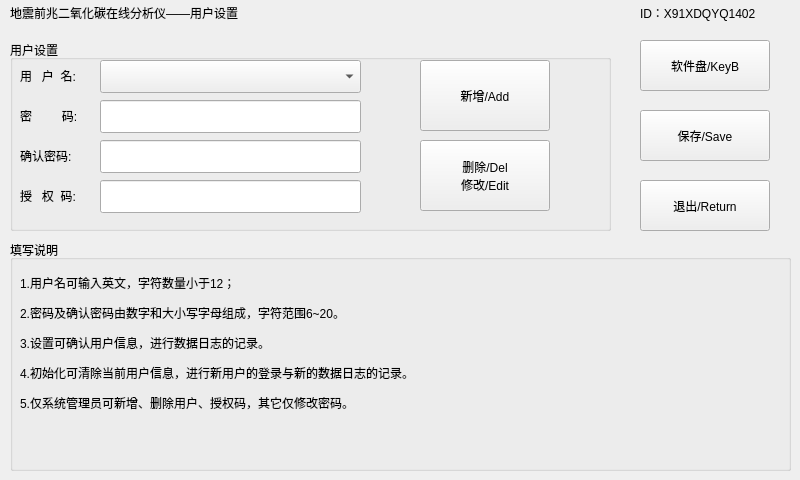
<?xml version="1.0" encoding="UTF-8"?>
<ui version="4.0">
 <class>UserSetting</class>
 <widget class="QWidget" name="UserSetting">
  <property name="geometry">
   <rect>
    <x>0</x>
    <y>0</y>
    <width>800</width>
    <height>480</height>
   </rect>
  </property>
  <property name="windowTitle">
   <string>Form</string>
  </property>
  <widget class="QGroupBox" name="groupBox_1">
   <property name="geometry">
    <rect>
     <x>10</x>
     <y>40</y>
     <width>601</width>
     <height>191</height>
    </rect>
   </property>
   <property name="title">
    <string>用户设置</string>
   </property>
   <widget class="QLabel" name="label_name">
    <property name="geometry">
     <rect>
      <x>10</x>
      <y>20</y>
      <width>98</width>
      <height>31</height>
     </rect>
    </property>
    <property name="text">
     <string>用   户  名:</string>
    </property>
   </widget>
   <widget class="QLabel" name="label_password">
    <property name="geometry">
     <rect>
      <x>10</x>
      <y>60</y>
      <width>98</width>
      <height>31</height>
     </rect>
    </property>
    <property name="text">
     <string>密         码:</string>
    </property>
   </widget>
   <widget class="QLabel" name="label_repassword">
    <property name="geometry">
     <rect>
      <x>10</x>
      <y>100</y>
      <width>98</width>
      <height>31</height>
     </rect>
    </property>
    <property name="text">
     <string>确认密码:</string>
    </property>
   </widget>
   <widget class="QLineEdit" name="lineEdit_password">
    <property name="geometry">
     <rect>
      <x>90</x>
      <y>60</y>
      <width>261</width>
      <height>33</height>
     </rect>
    </property>
   </widget>
   <widget class="QLineEdit" name="lineEdit_repassword">
    <property name="geometry">
     <rect>
      <x>90</x>
      <y>100</y>
      <width>261</width>
      <height>33</height>
     </rect>
    </property>
   </widget>
   <widget class="QPushButton" name="pushButton_usersetHelp">
    <property name="geometry">
     <rect>
      <x>410</x>
      <y>20</y>
      <width>130</width>
      <height>71</height>
     </rect>
    </property>
    <property name="text">
     <string>新增/Add</string>
    </property>
   </widget>
   <widget class="QPushButton" name="pushButton_userseting">
    <property name="geometry">
     <rect>
      <x>410</x>
      <y>100</y>
      <width>130</width>
      <height>71</height>
     </rect>
    </property>
    <property name="text">
     <string>删除/Del
修改/Edit</string>
    </property>
   </widget>
   <widget class="QLineEdit" name="lineEdit_number">
    <property name="geometry">
     <rect>
      <x>90</x>
      <y>140</y>
      <width>261</width>
      <height>33</height>
     </rect>
    </property>
   </widget>
   <widget class="QLabel" name="label_number">
    <property name="geometry">
     <rect>
      <x>10</x>
      <y>140</y>
      <width>121</width>
      <height>31</height>
     </rect>
    </property>
    <property name="text">
     <string>授   权  码:</string>
    </property>
   </widget>
   <widget class="QComboBox" name="comboBox_username">
    <property name="geometry">
     <rect>
      <x>90</x>
      <y>20</y>
      <width>261</width>
      <height>33</height>
     </rect>
    </property>
   </widget>
  </widget>
  <widget class="QPushButton" name="pushButton_initialization">
   <property name="geometry">
    <rect>
     <x>640</x>
     <y>40</y>
     <width>130</width>
     <height>51</height>
    </rect>
   </property>
   <property name="text">
    <string>软件盘/KeyB</string>
   </property>
  </widget>
  <widget class="QPushButton" name="pushButton_saveandexit">
   <property name="geometry">
    <rect>
     <x>640</x>
     <y>180</y>
     <width>130</width>
     <height>51</height>
    </rect>
   </property>
   <property name="text">
    <string>退出/Return</string>
   </property>
  </widget>
  <widget class="QWidget" name="widget" native="true">
   <property name="geometry">
    <rect>
     <x>0</x>
     <y>0</y>
     <width>801</width>
     <height>31</height>
    </rect>
   </property>
   <widget class="QLabel" name="label">
    <property name="geometry">
     <rect>
      <x>10</x>
      <y>0</y>
      <width>441</width>
      <height>25</height>
     </rect>
    </property>
    <property name="text">
     <string>地震前兆二氧化碳在线分析仪——用户设置</string>
    </property>
   </widget>
   <widget class="QLabel" name="label_2">
    <property name="geometry">
     <rect>
      <x>640</x>
      <y>0</y>
      <width>221</width>
      <height>25</height>
     </rect>
    </property>
    <property name="text">
     <string>ID：X91XDQYQ1402</string>
    </property>
   </widget>
  </widget>
  <widget class="QPushButton" name="pushButton_save">
   <property name="geometry">
    <rect>
     <x>640</x>
     <y>110</y>
     <width>130</width>
     <height>51</height>
    </rect>
   </property>
   <property name="text">
    <string>保存/Save</string>
   </property>
  </widget>
  <widget class="QGroupBox" name="groupBox">
   <property name="geometry">
    <rect>
     <x>10</x>
     <y>240</y>
     <width>781</width>
     <height>231</height>
    </rect>
   </property>
   <property name="title">
    <string>填写说明</string>
   </property>
   <widget class="QLabel" name="label_3">
    <property name="geometry">
     <rect>
      <x>10</x>
      <y>30</y>
      <width>551</width>
      <height>25</height>
     </rect>
    </property>
    <property name="text">
     <string>1.用户名可输入英文，字符数量小于12；</string>
    </property>
   </widget>
   <widget class="QLabel" name="label_4">
    <property name="geometry">
     <rect>
      <x>10</x>
      <y>60</y>
      <width>591</width>
      <height>25</height>
     </rect>
    </property>
    <property name="text">
     <string>2.密码及确认密码由数字和大小写字母组成，字符范围6~20。</string>
    </property>
   </widget>
   <widget class="QLabel" name="label_5">
    <property name="geometry">
     <rect>
      <x>10</x>
      <y>90</y>
      <width>581</width>
      <height>25</height>
     </rect>
    </property>
    <property name="text">
     <string>3.设置可确认用户信息，进行数据日志的记录。</string>
    </property>
   </widget>
   <widget class="QLabel" name="label_6">
    <property name="geometry">
     <rect>
      <x>10</x>
      <y>120</y>
      <width>621</width>
      <height>25</height>
     </rect>
    </property>
    <property name="text">
     <string>4.初始化可清除当前用户信息，进行新用户的登录与新的数据日志的记录。</string>
    </property>
   </widget>
   <widget class="QLabel" name="label_8">
    <property name="geometry">
     <rect>
      <x>10</x>
      <y>150</y>
      <width>601</width>
      <height>25</height>
     </rect>
    </property>
    <property name="text">
     <string>5.仅系统管理员可新增、删除用户、授权码，其它仅修改密码。</string>
    </property>
   </widget>
   <widget class="QLabel" name="label_9">
    <property name="geometry">
     <rect>
      <x>560</x>
      <y>20</y>
      <width>211</width>
      <height>201</height>
     </rect>
    </property>
    <property name="text">
     <string/>
    </property>
   </widget>
  </widget>
 </widget>
 <resources/>
 <connections/>
</ui>
